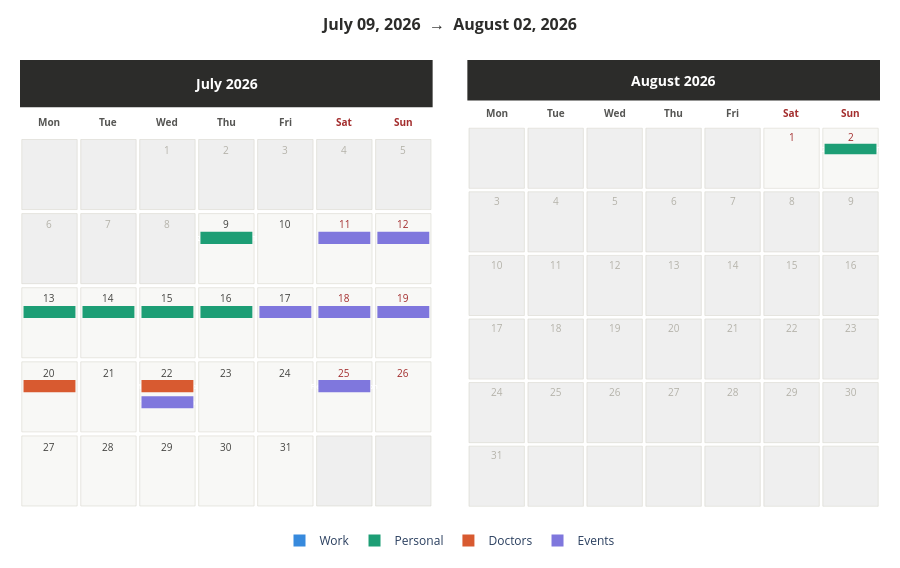

Here is the notebook cell this chart was saved with:
### Markdown cell above
## 📅 Render

### Code cell
start  = pd.to_datetime(START_DATE).date()
end    = pd.to_datetime(END_DATE).date()
today  = date.today()
months = get_months_in_range(start, end)
n      = len(months)
cols   = min(MONTHS_PER_ROW, n)
rows   = (n + cols - 1) // cols

fig = make_subplots(rows=rows, cols=cols,
                    horizontal_spacing=0.04,
                    vertical_spacing=0.06)

all_shapes, all_annotations = [], []

for i, (year, month) in enumerate(months):
    axis_idx = i + 1
    r = (i // cols) + 1
    c = (i %  cols) + 1

    shapes, annotations, traces_with_axes, total_h = build_month(
        year, month, start, end, EVENTS, today, axis_idx, cols
    )
    all_shapes      += shapes
    all_annotations += annotations

    for trace, tr, tc in traces_with_axes:
        fig.add_trace(trace, row=tr, col=tc)

    suf = axis_ref(axis_idx)
    fig.update_layout(**{
        f'xaxis{suf}': dict(range=[0,7], showgrid=False, zeroline=False,
                            showticklabels=False, fixedrange=True),
        f'yaxis{suf}': dict(range=[0,total_h], showgrid=False, zeroline=False,
                            showticklabels=False, fixedrange=True),
    })

for j in range(n, rows * cols):
    suf = axis_ref(j + 1)
    fig.update_layout(**{
        f'xaxis{suf}': dict(visible=False),
        f'yaxis{suf}': dict(visible=False),
    })

for cat, color in CATEGORY_COLORS.items():
    fig.add_trace(go.Scatter(
        x=[None], y=[None], mode='markers',
        marker=dict(size=12, color=color, symbol='square'),
        name=cat.capitalize(), showlegend=True
    ))

cell_h = compute_cell_height()
fig.update_layout(
    title=dict(
        text=f'<b>{start.strftime("%B %d, %Y")}  →  {end.strftime("%B %d, %Y")}</b>',
        x=0.5, font=dict(size=16, color='#2C2C2A')
    ),
    shapes=all_shapes,
    annotations=all_annotations,
    plot_bgcolor='white',
    paper_bgcolor='white',
    height=rows * int((6 * cell_h + 1.2) * 60) + 100,
    margin=dict(l=20, r=20, t=60, b=60),
    legend=dict(orientation='h', x=0.5, xanchor='center', y=-0.04,
                font=dict(size=12)),
    hovermode='closest',
)

fig.show()
fig.write_html('calendar_output.html')
print(f'✅ Done  |  {n} month(s)  |  {sum(len(v) for v in EVENTS.values())} events')

### Figure 1 — Plotly figure (JSON) as saved in the notebook; plotly's stock layout.template omitted (floating-point values rounded to 4 significant figures)
{"data": [{"hoverlabel": {"bgcolor": "white", "bordercolor": "#1D9E75", "font": {"color": "#2C2C2A", "size": 12}}, "hovertemplate": "<b>Llegada a GT</b><br>📅 2026-07-09<br>🕐 21:00<br>🏷 Personal<br>📝 Llegada a aeropuerto de Guatemala<extra></extra>", "mode": "text", "showlegend": false, "text": ["<span style=\"color:white;font-size:6.5px;font-weight:bold\">21:00 Llegada a GT</span>"], "textposition": "middle center", "type": "scatter", "x": [3.5], "xaxis": "x", "y": [4.01], "yaxis": "y"}, {"hoverlabel": {"bgcolor": "white", "bordercolor": "#7F77DD", "font": {"color": "#2C2C2A", "size": 12}}, "hovertemplate": "<b>Antigua</b><br>📅 2026-07-11<br>📌 All day<br>🏷 Events<br>📝 Salida con COD ida a la Antigua (día completo)<extra></extra>", "mode": "text", "showlegend": false, "text": ["<span style=\"color:white;font-size:6.5px;font-weight:bold\">Antigua</span>"], "textposition": "middle center", "type": "scatter", "x": [5.5], "xaxis": "x", "y": [4.01], "yaxis": "y"}, {"hoverlabel": {"bgcolor": "white", "bordercolor": "#7F77DD", "font": {"color": "#2C2C2A", "size": 12}}, "hovertemplate": "<b>Antigua</b><br>📅 2026-07-12<br>📌 All day<br>🏷 Events<br>📝 Salida con COD regreso de la Antigua (día completo)<extra></extra>", "mode": "text", "showlegend": false, "text": ["<span style=\"color:white;font-size:6.5px;font-weight:bold\">Antigua</span>"], "textposition": "middle center", "type": "scatter", "x": [6.5], "xaxis": "x", "y": [4.01], "yaxis": "y"}, {"hoverlabel": {"bgcolor": "white", "bordercolor": "#1D9E75", "font": {"color": "#2C2C2A", "size": 12}}, "hovertemplate": "<b>Ale</b><br>📅 2026-07-13<br>📌 All day<br>🏷 Personal<br>📝 Pasar el dia con Ale en sus vacaciones (día completo)<extra></extra>", "mode": "text", "showlegend": false, "text": ["<span style=\"color:white;font-size:6.5px;font-weight:bold\">Ale</span>"], "textposition": "middle center", "type": "scatter", "x": [0.5], "xaxis": "x", "y": [2.91], "yaxis": "y"}, {"hoverlabel": {"bgcolor": "white", "bordercolor": "#1D9E75", "font": {"color": "#2C2C2A", "size": 12}}, "hovertemplate": "<b>Ale</b><br>📅 2026-07-14<br>📌 All day<br>🏷 Personal<br>📝 Pasar el dia con Ale en sus vacaciones (día completo)<extra></extra>", "mode": "text", "showlegend": false, "text": ["<span style=\"color:white;font-size:6.5px;font-weight:bold\">Ale</span>"], "textposition": "middle center", "type": "scatter", "x": [1.5], "xaxis": "x", "y": [2.91], "yaxis": "y"}, {"hoverlabel": {"bgcolor": "white", "bordercolor": "#1D9E75", "font": {"color": "#2C2C2A", "size": 12}}, "hovertemplate": "<b>Ale</b><br>📅 2026-07-15<br>📌 All day<br>🏷 Personal<br>📝 Pasar el dia con Ale en sus vacaciones (día completo)<extra></extra>", "mode": "text", "showlegend": false, "text": ["<span style=\"color:white;font-size:6.5px;font-weight:bold\">Ale</span>"], "textposition": "middle center", "type": "scatter", "x": [2.5], "xaxis": "x", "y": [2.91], "yaxis": "y"}, {"hoverlabel": {"bgcolor": "white", "bordercolor": "#1D9E75", "font": {"color": "#2C2C2A", "size": 12}}, "hovertemplate": "<b>Ale</b><br>📅 2026-07-16<br>📌 All day<br>🏷 Personal<br>📝 Pasar el dia con Ale en sus vacaciones (día completo)<extra></extra>", "mode": "text", "showlegend": false, "text": ["<span style=\"color:white;font-size:6.5px;font-weight:bold\">Ale</span>"], "textposition": "middle center", "type": "scatter", "x": [3.5], "xaxis": "x", "y": [2.91], "yaxis": "y"}, {"hoverlabel": {"bgcolor": "white", "bordercolor": "#7F77DD", "font": {"color": "#2C2C2A", "size": 12}}, "hovertemplate": "<b>Puerto</b><br>📅 2026-07-17<br>📌 All day<br>🏷 Events<br>📝 Salida con Familia a Puerto (día completo)<extra></extra>", "mode": "text", "showlegend": false, "text": ["<span style=\"color:white;font-size:6.5px;font-weight:bold\">Puerto</span>"], "textposition": "middle center", "type": "scatter", "x": [4.5], "xaxis": "x", "y": [2.91], "yaxis": "y"}, {"hoverlabel": {"bgcolor": "white", "bordercolor": "#7F77DD", "font": {"color": "#2C2C2A", "size": 12}}, "hovertemplate": "<b>Puerto</b><br>📅 2026-07-18<br>📌 All day<br>🏷 Events<br>📝 Dia completo en Puerto con Familia<extra></extra>", "mode": "text", "showlegend": false, "text": ["<span style=\"color:white;font-size:6.5px;font-weight:bold\">Puerto</span>"], "textposition": "middle center", "type": "scatter", "x": [5.5], "xaxis": "x", "y": [2.91], "yaxis": "y"}, {"hoverlabel": {"bgcolor": "white", "bordercolor": "#7F77DD", "font": {"color": "#2C2C2A", "size": 12}}, "hovertemplate": "<b>Puerto</b><br>📅 2026-07-19<br>📌 All day<br>🏷 Events<br>📝 Regreso con Familia del Puerto (día completo)<extra></extra>", "mode": "text", "showlegend": false, "text": ["<span style=\"color:white;font-size:6.5px;font-weight:bold\">Puerto</span>"], "textposition": "middle center", "type": "scatter", "x": [6.5], "xaxis": "x", "y": [2.91], "yaxis": "y"}, {"hoverlabel": {"bgcolor": "white", "bordercolor": "#D85A30", "font": {"color": "#2C2C2A", "size": 12}}, "hovertemplate": "<b>Dentista</b><br>📅 2026-07-20<br>🕐 09:00<br>🏷 Doctors<br>📝 Cita con dentista para limpieza, revision y blanqueamiento<extra></extra>", "mode": "text", "showlegend": false, "text": ["<span style=\"color:white;font-size:6.5px;font-weight:bold\">09:00 Dentista</span>"], "textposition": "middle center", "type": "scatter", "x": [0.5], "xaxis": "x", "y": [1.81], "yaxis": "y"}, {"hoverlabel": {"bgcolor": "white", "bordercolor": "#D85A30", "font": {"color": "#2C2C2A", "size": 12}}, "hovertemplate": "<b>Oftalmólogo</b><br>📅 2026-07-22<br>🕐 10:00<br>🏷 Doctors<br>📝 Cita con Julio Paz para revision de ojos<extra></extra>", "mode": "text", "showlegend": false, "text": ["<span style=\"color:white;font-size:6.5px;font-weight:bold\">10:00 Oftalmólogo</span>"], "textposition": "middle center", "type": "scatter", "x": [2.5], "xaxis": "x", "y": [1.81], "yaxis": "y"}, {"hoverlabel": {"bgcolor": "white", "bordercolor": "#7F77DD", "font": {"color": "#2C2C2A", "size": 12}}, "hovertemplate": "<b>Graduacion</b><br>📅 2026-07-22<br>🕐 16:00<br>🏷 Events<br>📝 Graduacion de Michelle en URL<extra></extra>", "mode": "text", "showlegend": false, "text": ["<span style=\"color:white;font-size:6.5px;font-weight:bold\">16:00 Graduacion</span>"], "textposition": "middle center", "type": "scatter", "x": [2.5], "xaxis": "x", "y": [1.57], "yaxis": "y"}, {"hoverlabel": {"bgcolor": "white", "bordercolor": "#7F77DD", "font": {"color": "#2C2C2A", "size": 12}}, "hovertemplate": "<b>Fiesta de graduacion</b><br>📅 2026-07-25<br>📌 All day<br>🏷 Events<br>📝 Fiesta de graduacion de Michelle<extra></extra>", "mode": "text", "showlegend": false, "text": ["<span style=\"color:white;font-size:6.5px;font-weight:bold\">Fiesta de graduacion</span>"], "textposition": "middle center", "type": "scatter", "x": [5.5], "xaxis": "x", "y": [1.81], "yaxis": "y"}, {"hoverlabel": {"bgcolor": "white", "bordercolor": "#1D9E75", "font": {"color": "#2C2C2A", "size": 12}}, "hovertemplate": "<b>Salida de GT</b><br>📅 2026-08-02<br>🕐 22:50<br>🏷 Personal<br>📝 Salida de aeropuerto de Guatemala<extra></extra>", "mode": "text", "showlegend": false, "text": ["<span style=\"color:white;font-size:6.5px;font-weight:bold\">22:50 Salida de GT</span>"], "textposition": "middle center", "type": "scatter", "x": [6.5], "xaxis": "x2", "y": [6.21], "yaxis": "y2"}, {"marker": {"color": "#378ADD", "size": 12, "symbol": "square"}, "mode": "markers", "name": "Work", "showlegend": true, "type": "scatter", "x": [null], "y": [null]}, {"marker": {"color": "#1D9E75", "size": 12, "symbol": "square"}, "mode": "markers", "name": "Personal", "showlegend": true, "type": "scatter", "x": [null], "y": [null]}, {"marker": {"color": "#D85A30", "size": 12, "symbol": "square"}, "mode": "markers", "name": "Doctors", "showlegend": true, "type": "scatter", "x": [null], "y": [null]}, {"marker": {"color": "#7F77DD", "size": 12, "symbol": "square"}, "mode": "markers", "name": "Events", "showlegend": true, "type": "scatter", "x": [null], "y": [null]}], "layout": {"annotations": [{"font": {"color": "white", "size": 14}, "showarrow": false, "text": "<b>July 2026</b>", "x": 3.5, "xref": "x", "y": 6.3, "yref": "y"}, {"font": {"color": "#555553", "size": 10}, "showarrow": false, "text": "<b>Mon</b>", "x": 0.5, "xref": "x", "y": 5.725, "yref": "y"}, {"font": {"color": "#555553", "size": 10}, "showarrow": false, "text": "<b>Tue</b>", "x": 1.5, "xref": "x", "y": 5.725, "yref": "y"}, {"font": {"color": "#555553", "size": 10}, "showarrow": false, "text": "<b>Wed</b>", "x": 2.5, "xref": "x", "y": 5.725, "yref": "y"}, {"font": {"color": "#555553", "size": 10}, "showarrow": false, "text": "<b>Thu</b>", "x": 3.5, "xref": "x", "y": 5.725, "yref": "y"}, {"font": {"color": "#555553", "size": 10}, "showarrow": false, "text": "<b>Fri</b>", "x": 4.5, "xref": "x", "y": 5.725, "yref": "y"}, {"font": {"color": "#A32D2D", "size": 10}, "showarrow": false, "text": "<b>Sat</b>", "x": 5.5, "xref": "x", "y": 5.725, "yref": "y"}, {"font": {"color": "#A32D2D", "size": 10}, "showarrow": false, "text": "<b>Sun</b>", "x": 6.5, "xref": "x", "y": 5.725, "yref": "y"}, {"font": {"color": "#B4B2A9", "size": 10}, "showarrow": false, "text": "1", "x": 2.5, "xref": "x", "y": 5.31, "yref": "y"}, {"font": {"color": "#B4B2A9", "size": 10}, "showarrow": false, "text": "2", "x": 3.5, "xref": "x", "y": 5.31, "yref": "y"}, {"font": {"color": "#B4B2A9", "size": 10}, "showarrow": false, "text": "3", "x": 4.5, "xref": "x", "y": 5.31, "yref": "y"}, {"font": {"color": "#B4B2A9", "size": 10}, "showarrow": false, "text": "4", "x": 5.5, "xref": "x", "y": 5.31, "yref": "y"}, {"font": {"color": "#B4B2A9", "size": 10}, "showarrow": false, "text": "5", "x": 6.5, "xref": "x", "y": 5.31, "yref": "y"}, {"font": {"color": "#B4B2A9", "size": 10}, "showarrow": false, "text": "6", "x": 0.5, "xref": "x", "y": 4.21, "yref": "y"}, {"font": {"color": "#B4B2A9", "size": 10}, "showarrow": false, "text": "7", "x": 1.5, "xref": "x", "y": 4.21, "yref": "y"}, {"font": {"color": "#B4B2A9", "size": 10}, "showarrow": false, "text": "8", "x": 2.5, "xref": "x", "y": 4.21, "yref": "y"}, {"font": {"color": "#444441", "size": 10}, "showarrow": false, "text": "9", "x": 3.5, "xref": "x", "y": 4.21, "yref": "y"}, {"font": {"color": "#444441", "size": 10}, "showarrow": false, "text": "10", "x": 4.5, "xref": "x", "y": 4.21, "yref": "y"}, {"font": {"color": "#A32D2D", "size": 10}, "showarrow": false, "text": "11", "x": 5.5, "xref": "x", "y": 4.21, "yref": "y"}, {"font": {"color": "#A32D2D", "size": 10}, "showarrow": false, "text": "12", "x": 6.5, "xref": "x", "y": 4.21, "yref": "y"}, {"font": {"color": "#444441", "size": 10}, "showarrow": false, "text": "13", "x": 0.5, "xref": "x", "y": 3.11, "yref": "y"}, {"font": {"color": "#444441", "size": 10}, "showarrow": false, "text": "14", "x": 1.5, "xref": "x", "y": 3.11, "yref": "y"}, {"font": {"color": "#444441", "size": 10}, "showarrow": false, "text": "15", "x": 2.5, "xref": "x", "y": 3.11, "yref": "y"}, {"font": {"color": "#444441", "size": 10}, "showarrow": false, "text": "16", "x": 3.5, "xref": "x", "y": 3.11, "yref": "y"}, {"font": {"color": "#444441", "size": 10}, "showarrow": false, "text": "17", "x": 4.5, "xref": "x", "y": 3.11, "yref": "y"}, {"font": {"color": "#A32D2D", "size": 10}, "showarrow": false, "text": "18", "x": 5.5, "xref": "x", "y": 3.11, "yref": "y"}, {"font": {"color": "#A32D2D", "size": 10}, "showarrow": false, "text": "19", "x": 6.5, "xref": "x", "y": 3.11, "yref": "y"}, {"font": {"color": "#444441", "size": 10}, "showarrow": false, "text": "20", "x": 0.5, "xref": "x", "y": 2.01, "yref": "y"}, {"font": {"color": "#444441", "size": 10}, "showarrow": false, "text": "21", "x": 1.5, "xref": "x", "y": 2.01, "yref": "y"}, {"font": {"color": "#444441", "size": 10}, "showarrow": false, "text": "22", "x": 2.5, "xref": "x", "y": 2.01, "yref": "y"}, {"font": {"color": "#444441", "size": 10}, "showarrow": false, "text": "23", "x": 3.5, "xref": "x", "y": 2.01, "yref": "y"}, {"font": {"color": "#444441", "size": 10}, "showarrow": false, "text": "24", "x": 4.5, "xref": "x", "y": 2.01, "yref": "y"}, {"font": {"color": "#A32D2D", "size": 10}, "showarrow": false, "text": "25", "x": 5.5, "xref": "x", "y": 2.01, "yref": "y"}, {"font": {"color": "#A32D2D", "size": 10}, "showarrow": false, "text": "26", "x": 6.5, "xref": "x", "y": 2.01, "yref": "y"}, {"font": {"color": "#444441", "size": 10}, "showarrow": false, "text": "27", "x": 0.5, "xref": "x", "y": 0.91, "yref": "y"}, {"font": {"color": "#444441", "size": 10}, "showarrow": false, "text": "28", "x": 1.5, "xref": "x", "y": 0.91, "yref": "y"}, {"font": {"color": "#444441", "size": 10}, "showarrow": false, "text": "29", "x": 2.5, "xref": "x", "y": 0.91, "yref": "y"}, {"font": {"color": "#444441", "size": 10}, "showarrow": false, "text": "30", "x": 3.5, "xref": "x", "y": 0.91, "yref": "y"}, {"font": {"color": "#444441", "size": 10}, "showarrow": false, "text": "31", "x": 4.5, "xref": "x", "y": 0.91, "yref": "y"}, {"font": {"color": "white", "size": 14}, "showarrow": false, "text": "<b>August 2026</b>", "x": 3.5, "xref": "x2", "y": 7.4, "yref": "y2"}, {"font": {"color": "#555553", "size": 10}, "showarrow": false, "text": "<b>Mon</b>", "x": 0.5, "xref": "x2", "y": 6.825, "yref": "y2"}, {"font": {"color": "#555553", "size": 10}, "showarrow": false, "text": "<b>Tue</b>", "x": 1.5, "xref": "x2", "y": 6.825, "yref": "y2"}, {"font": {"color": "#555553", "size": 10}, "showarrow": false, "text": "<b>Wed</b>", "x": 2.5, "xref": "x2", "y": 6.825, "yref": "y2"}, {"font": {"color": "#555553", "size": 10}, "showarrow": false, "text": "<b>Thu</b>", "x": 3.5, "xref": "x2", "y": 6.825, "yref": "y2"}, {"font": {"color": "#555553", "size": 10}, "showarrow": false, "text": "<b>Fri</b>", "x": 4.5, "xref": "x2", "y": 6.825, "yref": "y2"}, {"font": {"color": "#A32D2D", "size": 10}, "showarrow": false, "text": "<b>Sat</b>", "x": 5.5, "xref": "x2", "y": 6.825, "yref": "y2"}, {"font": {"color": "#A32D2D", "size": 10}, "showarrow": false, "text": "<b>Sun</b>", "x": 6.5, "xref": "x2", "y": 6.825, "yref": "y2"}, {"font": {"color": "#A32D2D", "size": 10}, "showarrow": false, "text": "1", "x": 5.5, "xref": "x2", "y": 6.41, "yref": "y2"}, {"font": {"color": "#A32D2D", "size": 10}, "showarrow": false, "text": "2", "x": 6.5, "xref": "x2", "y": 6.41, "yref": "y2"}, {"font": {"color": "#B4B2A9", "size": 10}, "showarrow": false, "text": "3", "x": 0.5, "xref": "x2", "y": 5.31, "yref": "y2"}, {"font": {"color": "#B4B2A9", "size": 10}, "showarrow": false, "text": "4", "x": 1.5, "xref": "x2", "y": 5.31, "yref": "y2"}, {"font": {"color": "#B4B2A9", "size": 10}, "showarrow": false, "text": "5", "x": 2.5, "xref": "x2", "y": 5.31, "yref": "y2"}, {"font": {"color": "#B4B2A9", "size": 10}, "showarrow": false, "text": "6", "x": 3.5, "xref": "x2", "y": 5.31, "yref": "y2"}, {"font": {"color": "#B4B2A9", "size": 10}, "showarrow": false, "text": "7", "x": 4.5, "xref": "x2", "y": 5.31, "yref": "y2"}, {"font": {"color": "#B4B2A9", "size": 10}, "showarrow": false, "text": "8", "x": 5.5, "xref": "x2", "y": 5.31, "yref": "y2"}, {"font": {"color": "#B4B2A9", "size": 10}, "showarrow": false, "text": "9", "x": 6.5, "xref": "x2", "y": 5.31, "yref": "y2"}, {"font": {"color": "#B4B2A9", "size": 10}, "showarrow": false, "text": "10", "x": 0.5, "xref": "x2", "y": 4.21, "yref": "y2"}, {"font": {"color": "#B4B2A9", "size": 10}, "showarrow": false, "text": "11", "x": 1.5, "xref": "x2", "y": 4.21, "yref": "y2"}, {"font": {"color": "#B4B2A9", "size": 10}, "showarrow": false, "text": "12", "x": 2.5, "xref": "x2", "y": 4.21, "yref": "y2"}, {"font": {"color": "#B4B2A9", "size": 10}, "showarrow": false, "text": "13", "x": 3.5, "xref": "x2", "y": 4.21, "yref": "y2"}, {"font": {"color": "#B4B2A9", "size": 10}, "showarrow": false, "text": "14", "x": 4.5, "xref": "x2", "y": 4.21, "yref": "y2"}, {"font": {"color": "#B4B2A9", "size": 10}, "showarrow": false, "text": "15", "x": 5.5, "xref": "x2", "y": 4.21, "yref": "y2"}, {"font": {"color": "#B4B2A9", "size": 10}, "showarrow": false, "text": "16", "x": 6.5, "xref": "x2", "y": 4.21, "yref": "y2"}, {"font": {"color": "#B4B2A9", "size": 10}, "showarrow": false, "text": "17", "x": 0.5, "xref": "x2", "y": 3.11, "yref": "y2"}, {"font": {"color": "#B4B2A9", "size": 10}, "showarrow": false, "text": "18", "x": 1.5, "xref": "x2", "y": 3.11, "yref": "y2"}, {"font": {"color": "#B4B2A9", "size": 10}, "showarrow": false, "text": "19", "x": 2.5, "xref": "x2", "y": 3.11, "yref": "y2"}, {"font": {"color": "#B4B2A9", "size": 10}, "showarrow": false, "text": "20", "x": 3.5, "xref": "x2", "y": 3.11, "yref": "y2"}, {"font": {"color": "#B4B2A9", "size": 10}, "showarrow": false, "text": "21", "x": 4.5, "xref": "x2", "y": 3.11, "yref": "y2"}, {"font": {"color": "#B4B2A9", "size": 10}, "showarrow": false, "text": "22", "x": 5.5, "xref": "x2", "y": 3.11, "yref": "y2"}, {"font": {"color": "#B4B2A9", "size": 10}, "showarrow": false, "text": "23", "x": 6.5, "xref": "x2", "y": 3.11, "yref": "y2"}, {"font": {"color": "#B4B2A9", "size": 10}, "showarrow": false, "text": "24", "x": 0.5, "xref": "x2", "y": 2.01, "yref": "y2"}, {"font": {"color": "#B4B2A9", "size": 10}, "showarrow": false, "text": "25", "x": 1.5, "xref": "x2", "y": 2.01, "yref": "y2"}, {"font": {"color": "#B4B2A9", "size": 10}, "showarrow": false, "text": "26", "x": 2.5, "xref": "x2", "y": 2.01, "yref": "y2"}, {"font": {"color": "#B4B2A9", "size": 10}, "showarrow": false, "text": "27", "x": 3.5, "xref": "x2", "y": 2.01, "yref": "y2"}, {"font": {"color": "#B4B2A9", "size": 10}, "showarrow": false, "text": "28", "x": 4.5, "xref": "x2", "y": 2.01, "yref": "y2"}, {"font": {"color": "#B4B2A9", "size": 10}, "showarrow": false, "text": "29", "x": 5.5, "xref": "x2", "y": 2.01, "yref": "y2"}, {"font": {"color": "#B4B2A9", "size": 10}, "showarrow": false, "text": "30", "x": 6.5, "xref": "x2", "y": 2.01, "yref": "y2"}, {"font": {"color": "#B4B2A9", "size": 10}, "showarrow": false, "text": "31", "x": 0.5, "xref": "x2", "y": 0.91, "yref": "y2"}], "height": 568, "hovermode": "closest", "legend": {"font": {"size": 12}, "orientation": "h", "x": 0.5, "xanchor": "center", "y": -0.04}, "margin": {"b": 60, "l": 20, "r": 20, "t": 60}, "paper_bgcolor": "white", "plot_bgcolor": "white", "shapes": [{"fillcolor": "#2C2C2A", "layer": "below", "line": {"width": 0}, "type": "rect", "x0": 0, "x1": 7, "xref": "x", "y0": 5.95, "y1": 6.65, "yref": "y"}, {"fillcolor": "#EFEFEF", "layer": "below", "line": {"color": "#D3D1C7", "width": 0.5}, "type": "rect", "x0": 0.03, "x1": 0.97, "xref": "x", "y0": 4.43, "y1": 5.47, "yref": "y"}, {"fillcolor": "#EFEFEF", "layer": "below", "line": {"color": "#D3D1C7", "width": 0.5}, "type": "rect", "x0": 1.03, "x1": 1.97, "xref": "x", "y0": 4.43, "y1": 5.47, "yref": "y"}, {"fillcolor": "#EFEFEF", "layer": "below", "line": {"color": "#D3D1C7", "width": 0.5}, "type": "rect", "x0": 2.03, "x1": 2.97, "xref": "x", "y0": 4.43, "y1": 5.47, "yref": "y"}, {"fillcolor": "#EFEFEF", "layer": "below", "line": {"color": "#D3D1C7", "width": 0.5}, "type": "rect", "x0": 3.03, "x1": 3.97, "xref": "x", "y0": 4.43, "y1": 5.47, "yref": "y"}, {"fillcolor": "#EFEFEF", "layer": "below", "line": {"color": "#D3D1C7", "width": 0.5}, "type": "rect", "x0": 4.03, "x1": 4.97, "xref": "x", "y0": 4.43, "y1": 5.47, "yref": "y"}, {"fillcolor": "#EFEFEF", "layer": "below", "line": {"color": "#D3D1C7", "width": 0.5}, "type": "rect", "x0": 5.03, "x1": 5.97, "xref": "x", "y0": 4.43, "y1": 5.47, "yref": "y"}, {"fillcolor": "#EFEFEF", "layer": "below", "line": {"color": "#D3D1C7", "width": 0.5}, "type": "rect", "x0": 6.03, "x1": 6.97, "xref": "x", "y0": 4.43, "y1": 5.47, "yref": "y"}, {"fillcolor": "#EFEFEF", "layer": "below", "line": {"color": "#D3D1C7", "width": 0.5}, "type": "rect", "x0": 0.03, "x1": 0.97, "xref": "x", "y0": 3.33, "y1": 4.37, "yref": "y"}, {"fillcolor": "#EFEFEF", "layer": "below", "line": {"color": "#D3D1C7", "width": 0.5}, "type": "rect", "x0": 1.03, "x1": 1.97, "xref": "x", "y0": 3.33, "y1": 4.37, "yref": "y"}, {"fillcolor": "#EFEFEF", "layer": "below", "line": {"color": "#D3D1C7", "width": 0.5}, "type": "rect", "x0": 2.03, "x1": 2.97, "xref": "x", "y0": 3.33, "y1": 4.37, "yref": "y"}, {"fillcolor": "#F8F8F6", "layer": "below", "line": {"color": "#D3D1C7", "width": 0.5}, "type": "rect", "x0": 3.03, "x1": 3.97, "xref": "x", "y0": 3.33, "y1": 4.37, "yref": "y"}, {"fillcolor": "#1D9E75", "layer": "above", "line": {"width": 0}, "type": "rect", "x0": 3.06, "x1": 3.94, "xref": "x", "y0": 3.92, "y1": 4.1, "yref": "y"}, {"fillcolor": "#F8F8F6", "layer": "below", "line": {"color": "#D3D1C7", "width": 0.5}, "type": "rect", "x0": 4.03, "x1": 4.97, "xref": "x", "y0": 3.33, "y1": 4.37, "yref": "y"}, {"fillcolor": "#F8F8F6", "layer": "below", "line": {"color": "#D3D1C7", "width": 0.5}, "type": "rect", "x0": 5.03, "x1": 5.97, "xref": "x", "y0": 3.33, "y1": 4.37, "yref": "y"}, {"fillcolor": "#7F77DD", "layer": "above", "line": {"width": 0}, "type": "rect", "x0": 5.06, "x1": 5.94, "xref": "x", "y0": 3.92, "y1": 4.1, "yref": "y"}, {"fillcolor": "#F8F8F6", "layer": "below", "line": {"color": "#D3D1C7", "width": 0.5}, "type": "rect", "x0": 6.03, "x1": 6.97, "xref": "x", "y0": 3.33, "y1": 4.37, "yref": "y"}, {"fillcolor": "#7F77DD", "layer": "above", "line": {"width": 0}, "type": "rect", "x0": 6.06, "x1": 6.94, "xref": "x", "y0": 3.92, "y1": 4.1, "yref": "y"}, {"fillcolor": "#F8F8F6", "layer": "below", "line": {"color": "#D3D1C7", "width": 0.5}, "type": "rect", "x0": 0.03, "x1": 0.97, "xref": "x", "y0": 2.23, "y1": 3.27, "yref": "y"}, {"fillcolor": "#1D9E75", "layer": "above", "line": {"width": 0}, "type": "rect", "x0": 0.06, "x1": 0.94, "xref": "x", "y0": 2.82, "y1": 3.0, "yref": "y"}, {"fillcolor": "#F8F8F6", "layer": "below", "line": {"color": "#D3D1C7", "width": 0.5}, "type": "rect", "x0": 1.03, "x1": 1.97, "xref": "x", "y0": 2.23, "y1": 3.27, "yref": "y"}, {"fillcolor": "#1D9E75", "layer": "above", "line": {"width": 0}, "type": "rect", "x0": 1.06, "x1": 1.94, "xref": "x", "y0": 2.82, "y1": 3.0, "yref": "y"}, {"fillcolor": "#F8F8F6", "layer": "below", "line": {"color": "#D3D1C7", "width": 0.5}, "type": "rect", "x0": 2.03, "x1": 2.97, "xref": "x", "y0": 2.23, "y1": 3.27, "yref": "y"}, {"fillcolor": "#1D9E75", "layer": "above", "line": {"width": 0}, "type": "rect", "x0": 2.06, "x1": 2.94, "xref": "x", "y0": 2.82, "y1": 3.0, "yref": "y"}, {"fillcolor": "#F8F8F6", "layer": "below", "line": {"color": "#D3D1C7", "width": 0.5}, "type": "rect", "x0": 3.03, "x1": 3.97, "xref": "x", "y0": 2.23, "y1": 3.27, "yref": "y"}, {"fillcolor": "#1D9E75", "layer": "above", "line": {"width": 0}, "type": "rect", "x0": 3.06, "x1": 3.94, "xref": "x", "y0": 2.82, "y1": 3.0, "yref": "y"}, {"fillcolor": "#F8F8F6", "layer": "below", "line": {"color": "#D3D1C7", "width": 0.5}, "type": "rect", "x0": 4.03, "x1": 4.97, "xref": "x", "y0": 2.23, "y1": 3.27, "yref": "y"}, {"fillcolor": "#7F77DD", "layer": "above", "line": {"width": 0}, "type": "rect", "x0": 4.06, "x1": 4.94, "xref": "x", "y0": 2.82, "y1": 3.0, "yref": "y"}, {"fillcolor": "#F8F8F6", "layer": "below", "line": {"color": "#D3D1C7", "width": 0.5}, "type": "rect", "x0": 5.03, "x1": 5.97, "xref": "x", "y0": 2.23, "y1": 3.27, "yref": "y"}, {"fillcolor": "#7F77DD", "layer": "above", "line": {"width": 0}, "type": "rect", "x0": 5.06, "x1": 5.94, "xref": "x", "y0": 2.82, "y1": 3.0, "yref": "y"}, {"fillcolor": "#F8F8F6", "layer": "below", "line": {"color": "#D3D1C7", "width": 0.5}, "type": "rect", "x0": 6.03, "x1": 6.97, "xref": "x", "y0": 2.23, "y1": 3.27, "yref": "y"}, {"fillcolor": "#7F77DD", "layer": "above", "line": {"width": 0}, "type": "rect", "x0": 6.06, "x1": 6.94, "xref": "x", "y0": 2.82, "y1": 3.0, "yref": "y"}, {"fillcolor": "#F8F8F6", "layer": "below", "line": {"color": "#D3D1C7", "width": 0.5}, "type": "rect", "x0": 0.03, "x1": 0.97, "xref": "x", "y0": 1.13, "y1": 2.17, "yref": "y"}, {"fillcolor": "#D85A30", "layer": "above", "line": {"width": 0}, "type": "rect", "x0": 0.06, "x1": 0.94, "xref": "x", "y0": 1.72, "y1": 1.9, "yref": "y"}, {"fillcolor": "#F8F8F6", "layer": "below", "line": {"color": "#D3D1C7", "width": 0.5}, "type": "rect", "x0": 1.03, "x1": 1.97, "xref": "x", "y0": 1.13, "y1": 2.17, "yref": "y"}, {"fillcolor": "#F8F8F6", "layer": "below", "line": {"color": "#D3D1C7", "width": 0.5}, "type": "rect", "x0": 2.03, "x1": 2.97, "xref": "x", "y0": 1.13, "y1": 2.17, "yref": "y"}, {"fillcolor": "#D85A30", "layer": "above", "line": {"width": 0}, "type": "rect", "x0": 2.06, "x1": 2.94, "xref": "x", "y0": 1.72, "y1": 1.9, "yref": "y"}, {"fillcolor": "#7F77DD", "layer": "above", "line": {"width": 0}, "type": "rect", "x0": 2.06, "x1": 2.94, "xref": "x", "y0": 1.48, "y1": 1.66, "yref": "y"}, {"fillcolor": "#F8F8F6", "layer": "below", "line": {"color": "#D3D1C7", "width": 0.5}, "type": "rect", "x0": 3.03, "x1": 3.97, "xref": "x", "y0": 1.13, "y1": 2.17, "yref": "y"}, {"fillcolor": "#F8F8F6", "layer": "below", "line": {"color": "#D3D1C7", "width": 0.5}, "type": "rect", "x0": 4.03, "x1": 4.97, "xref": "x", "y0": 1.13, "y1": 2.17, "yref": "y"}, {"fillcolor": "#F8F8F6", "layer": "below", "line": {"color": "#D3D1C7", "width": 0.5}, "type": "rect", "x0": 5.03, "x1": 5.97, "xref": "x", "y0": 1.13, "y1": 2.17, "yref": "y"}, {"fillcolor": "#7F77DD", "layer": "above", "line": {"width": 0}, "type": "rect", "x0": 5.06, "x1": 5.94, "xref": "x", "y0": 1.72, "y1": 1.9, "yref": "y"}, {"fillcolor": "#F8F8F6", "layer": "below", "line": {"color": "#D3D1C7", "width": 0.5}, "type": "rect", "x0": 6.03, "x1": 6.97, "xref": "x", "y0": 1.13, "y1": 2.17, "yref": "y"}, {"fillcolor": "#F8F8F6", "layer": "below", "line": {"color": "#D3D1C7", "width": 0.5}, "type": "rect", "x0": 0.03, "x1": 0.97, "xref": "x", "y0": 0.03, "y1": 1.07, "yref": "y"}, {"fillcolor": "#F8F8F6", "layer": "below", "line": {"color": "#D3D1C7", "width": 0.5}, "type": "rect", "x0": 1.03, "x1": 1.97, "xref": "x", "y0": 0.03, "y1": 1.07, "yref": "y"}, {"fillcolor": "#F8F8F6", "layer": "below", "line": {"color": "#D3D1C7", "width": 0.5}, "type": "rect", "x0": 2.03, "x1": 2.97, "xref": "x", "y0": 0.03, "y1": 1.07, "yref": "y"}, {"fillcolor": "#F8F8F6", "layer": "below", "line": {"color": "#D3D1C7", "width": 0.5}, "type": "rect", "x0": 3.03, "x1": 3.97, "xref": "x", "y0": 0.03, "y1": 1.07, "yref": "y"}, {"fillcolor": "#F8F8F6", "layer": "below", "line": {"color": "#D3D1C7", "width": 0.5}, "type": "rect", "x0": 4.03, "x1": 4.97, "xref": "x", "y0": 0.03, "y1": 1.07, "yref": "y"}, {"fillcolor": "#EFEFEF", "layer": "below", "line": {"color": "#D3D1C7", "width": 0.5}, "type": "rect", "x0": 5.03, "x1": 5.97, "xref": "x", "y0": 0.03, "y1": 1.07, "yref": "y"}, {"fillcolor": "#EFEFEF", "layer": "below", "line": {"color": "#D3D1C7", "width": 0.5}, "type": "rect", "x0": 6.03, "x1": 6.97, "xref": "x", "y0": 0.03, "y1": 1.07, "yref": "y"}, {"fillcolor": "#2C2C2A", "layer": "below", "line": {"width": 0}, "type": "rect", "x0": 0, "x1": 7, "xref": "x2", "y0": 7.05, "y1": 7.75, "yref": "y2"}, {"fillcolor": "#EFEFEF", "layer": "below", "line": {"color": "#D3D1C7", "width": 0.5}, "type": "rect", "x0": 0.03, "x1": 0.97, "xref": "x2", "y0": 5.53, "y1": 6.57, "yref": "y2"}, {"fillcolor": "#EFEFEF", "layer": "below", "line": {"color": "#D3D1C7", "width": 0.5}, "type": "rect", "x0": 1.03, "x1": 1.97, "xref": "x2", "y0": 5.53, "y1": 6.57, "yref": "y2"}, {"fillcolor": "#EFEFEF", "layer": "below", "line": {"color": "#D3D1C7", "width": 0.5}, "type": "rect", "x0": 2.03, "x1": 2.97, "xref": "x2", "y0": 5.53, "y1": 6.57, "yref": "y2"}, {"fillcolor": "#EFEFEF", "layer": "below", "line": {"color": "#D3D1C7", "width": 0.5}, "type": "rect", "x0": 3.03, "x1": 3.97, "xref": "x2", "y0": 5.53, "y1": 6.57, "yref": "y2"}, {"fillcolor": "#EFEFEF", "layer": "below", "line": {"color": "#D3D1C7", "width": 0.5}, "type": "rect", "x0": 4.03, "x1": 4.97, "xref": "x2", "y0": 5.53, "y1": 6.57, "yref": "y2"}, {"fillcolor": "#F8F8F6", "layer": "below", "line": {"color": "#D3D1C7", "width": 0.5}, "type": "rect", "x0": 5.03, "x1": 5.97, "xref": "x2", "y0": 5.53, "y1": 6.57, "yref": "y2"}, {"fillcolor": "#F8F8F6", "layer": "below", "line": {"color": "#D3D1C7", "width": 0.5}, "type": "rect", "x0": 6.03, "x1": 6.97, "xref": "x2", "y0": 5.53, "y1": 6.57, "yref": "y2"}, {"fillcolor": "#1D9E75", "layer": "above", "line": {"width": 0}, "type": "rect", "x0": 6.06, "x1": 6.94, "xref": "x2", "y0": 6.12, "y1": 6.3, "yref": "y2"}, {"fillcolor": "#EFEFEF", "layer": "below", "line": {"color": "#D3D1C7", "width": 0.5}, "type": "rect", "x0": 0.03, "x1": 0.97, "xref": "x2", "y0": 4.43, "y1": 5.47, "yref": "y2"}, {"fillcolor": "#EFEFEF", "layer": "below", "line": {"color": "#D3D1C7", "width": 0.5}, "type": "rect", "x0": 1.03, "x1": 1.97, "xref": "x2", "y0": 4.43, "y1": 5.47, "yref": "y2"}, {"fillcolor": "#EFEFEF", "layer": "below", "line": {"color": "#D3D1C7", "width": 0.5}, "type": "rect", "x0": 2.03, "x1": 2.97, "xref": "x2", "y0": 4.43, "y1": 5.47, "yref": "y2"}, {"fillcolor": "#EFEFEF", "layer": "below", "line": {"color": "#D3D1C7", "width": 0.5}, "type": "rect", "x0": 3.03, "x1": 3.97, "xref": "x2", "y0": 4.43, "y1": 5.47, "yref": "y2"}, {"fillcolor": "#EFEFEF", "layer": "below", "line": {"color": "#D3D1C7", "width": 0.5}, "type": "rect", "x0": 4.03, "x1": 4.97, "xref": "x2", "y0": 4.43, "y1": 5.47, "yref": "y2"}, {"fillcolor": "#EFEFEF", "layer": "below", "line": {"color": "#D3D1C7", "width": 0.5}, "type": "rect", "x0": 5.03, "x1": 5.97, "xref": "x2", "y0": 4.43, "y1": 5.47, "yref": "y2"}, {"fillcolor": "#EFEFEF", "layer": "below", "line": {"color": "#D3D1C7", "width": 0.5}, "type": "rect", "x0": 6.03, "x1": 6.97, "xref": "x2", "y0": 4.43, "y1": 5.47, "yref": "y2"}, {"fillcolor": "#EFEFEF", "layer": "below", "line": {"color": "#D3D1C7", "width": 0.5}, "type": "rect", "x0": 0.03, "x1": 0.97, "xref": "x2", "y0": 3.33, "y1": 4.37, "yref": "y2"}, {"fillcolor": "#EFEFEF", "layer": "below", "line": {"color": "#D3D1C7", "width": 0.5}, "type": "rect", "x0": 1.03, "x1": 1.97, "xref": "x2", "y0": 3.33, "y1": 4.37, "yref": "y2"}, {"fillcolor": "#EFEFEF", "layer": "below", "line": {"color": "#D3D1C7", "width": 0.5}, "type": "rect", "x0": 2.03, "x1": 2.97, "xref": "x2", "y0": 3.33, "y1": 4.37, "yref": "y2"}, {"fillcolor": "#EFEFEF", "layer": "below", "line": {"color": "#D3D1C7", "width": 0.5}, "type": "rect", "x0": 3.03, "x1": 3.97, "xref": "x2", "y0": 3.33, "y1": 4.37, "yref": "y2"}, {"fillcolor": "#EFEFEF", "layer": "below", "line": {"color": "#D3D1C7", "width": 0.5}, "type": "rect", "x0": 4.03, "x1": 4.97, "xref": "x2", "y0": 3.33, "y1": 4.37, "yref": "y2"}, {"fillcolor": "#EFEFEF", "layer": "below", "line": {"color": "#D3D1C7", "width": 0.5}, "type": "rect", "x0": 5.03, "x1": 5.97, "xref": "x2", "y0": 3.33, "y1": 4.37, "yref": "y2"}, {"fillcolor": "#EFEFEF", "layer": "below", "line": {"color": "#D3D1C7", "width": 0.5}, "type": "rect", "x0": 6.03, "x1": 6.97, "xref": "x2", "y0": 3.33, "y1": 4.37, "yref": "y2"}, {"fillcolor": "#EFEFEF", "layer": "below", "line": {"color": "#D3D1C7", "width": 0.5}, "type": "rect", "x0": 0.03, "x1": 0.97, "xref": "x2", "y0": 2.23, "y1": 3.27, "yref": "y2"}, {"fillcolor": "#EFEFEF", "layer": "below", "line": {"color": "#D3D1C7", "width": 0.5}, "type": "rect", "x0": 1.03, "x1": 1.97, "xref": "x2", "y0": 2.23, "y1": 3.27, "yref": "y2"}, {"fillcolor": "#EFEFEF", "layer": "below", "line": {"color": "#D3D1C7", "width": 0.5}, "type": "rect", "x0": 2.03, "x1": 2.97, "xref": "x2", "y0": 2.23, "y1": 3.27, "yref": "y2"}, {"fillcolor": "#EFEFEF", "layer": "below", "line": {"color": "#D3D1C7", "width": 0.5}, "type": "rect", "x0": 3.03, "x1": 3.97, "xref": "x2", "y0": 2.23, "y1": 3.27, "yref": "y2"}, {"fillcolor": "#EFEFEF", "layer": "below", "line": {"color": "#D3D1C7", "width": 0.5}, "type": "rect", "x0": 4.03, "x1": 4.97, "xref": "x2", "y0": 2.23, "y1": 3.27, "yref": "y2"}, {"fillcolor": "#EFEFEF", "layer": "below", "line": {"color": "#D3D1C7", "width": 0.5}, "type": "rect", "x0": 5.03, "x1": 5.97, "xref": "x2", "y0": 2.23, "y1": 3.27, "yref": "y2"}, {"fillcolor": "#EFEFEF", "layer": "below", "line": {"color": "#D3D1C7", "width": 0.5}, "type": "rect", "x0": 6.03, "x1": 6.97, "xref": "x2", "y0": 2.23, "y1": 3.27, "yref": "y2"}, {"fillcolor": "#EFEFEF", "layer": "below", "line": {"color": "#D3D1C7", "width": 0.5}, "type": "rect", "x0": 0.03, "x1": 0.97, "xref": "x2", "y0": 1.13, "y1": 2.17, "yref": "y2"}, {"fillcolor": "#EFEFEF", "layer": "below", "line": {"color": "#D3D1C7", "width": 0.5}, "type": "rect", "x0": 1.03, "x1": 1.97, "xref": "x2", "y0": 1.13, "y1": 2.17, "yref": "y2"}, {"fillcolor": "#EFEFEF", "layer": "below", "line": {"color": "#D3D1C7", "width": 0.5}, "type": "rect", "x0": 2.03, "x1": 2.97, "xref": "x2", "y0": 1.13, "y1": 2.17, "yref": "y2"}, {"fillcolor": "#EFEFEF", "layer": "below", "line": {"color": "#D3D1C7", "width": 0.5}, "type": "rect", "x0": 3.03, "x1": 3.97, "xref": "x2", "y0": 1.13, "y1": 2.17, "yref": "y2"}, {"fillcolor": "#EFEFEF", "layer": "below", "line": {"color": "#D3D1C7", "width": 0.5}, "type": "rect", "x0": 4.03, "x1": 4.97, "xref": "x2", "y0": 1.13, "y1": 2.17, "yref": "y2"}, {"fillcolor": "#EFEFEF", "layer": "below", "line": {"color": "#D3D1C7", "width": 0.5}, "type": "rect", "x0": 5.03, "x1": 5.97, "xref": "x2", "y0": 1.13, "y1": 2.17, "yref": "y2"}, {"fillcolor": "#EFEFEF", "layer": "below", "line": {"color": "#D3D1C7", "width": 0.5}, "type": "rect", "x0": 6.03, "x1": 6.97, "xref": "x2", "y0": 1.13, "y1": 2.17, "yref": "y2"}, {"fillcolor": "#EFEFEF", "layer": "below", "line": {"color": "#D3D1C7", "width": 0.5}, "type": "rect", "x0": 0.03, "x1": 0.97, "xref": "x2", "y0": 0.03, "y1": 1.07, "yref": "y2"}, {"fillcolor": "#EFEFEF", "layer": "below", "line": {"color": "#D3D1C7", "width": 0.5}, "type": "rect", "x0": 1.03, "x1": 1.97, "xref": "x2", "y0": 0.03, "y1": 1.07, "yref": "y2"}, {"fillcolor": "#EFEFEF", "layer": "below", "line": {"color": "#D3D1C7", "width": 0.5}, "type": "rect", "x0": 2.03, "x1": 2.97, "xref": "x2", "y0": 0.03, "y1": 1.07, "yref": "y2"}, {"fillcolor": "#EFEFEF", "layer": "below", "line": {"color": "#D3D1C7", "width": 0.5}, "type": "rect", "x0": 3.03, "x1": 3.97, "xref": "x2", "y0": 0.03, "y1": 1.07, "yref": "y2"}, {"fillcolor": "#EFEFEF", "layer": "below", "line": {"color": "#D3D1C7", "width": 0.5}, "type": "rect", "x0": 4.03, "x1": 4.97, "xref": "x2", "y0": 0.03, "y1": 1.07, "yref": "y2"}, {"fillcolor": "#EFEFEF", "layer": "below", "line": {"color": "#D3D1C7", "width": 0.5}, "type": "rect", "x0": 5.03, "x1": 5.97, "xref": "x2", "y0": 0.03, "y1": 1.07, "yref": "y2"}, {"fillcolor": "#EFEFEF", "layer": "below", "line": {"color": "#D3D1C7", "width": 0.5}, "type": "rect", "x0": 6.03, "x1": 6.97, "xref": "x2", "y0": 0.03, "y1": 1.07, "yref": "y2"}], "title": {"font": {"color": "#2C2C2A", "size": 16}, "text": "<b>July 09, 2026  →  August 02, 2026</b>", "x": 0.5}, "xaxis": {"anchor": "y", "domain": [0, 0.48], "fixedrange": true, "range": [0, 7], "showgrid": false, "showticklabels": false, "zeroline": false}, "xaxis2": {"anchor": "y2", "domain": [0.52, 1], "fixedrange": true, "range": [0, 7], "showgrid": false, "showticklabels": false, "zeroline": false}, "yaxis": {"anchor": "x", "domain": [0, 1], "fixedrange": true, "range": [0, 6.65], "showgrid": false, "showticklabels": false, "zeroline": false}, "yaxis2": {"anchor": "x2", "domain": [0, 1], "fixedrange": true, "range": [0, 7.75], "showgrid": false, "showticklabels": false, "zeroline": false}}}
